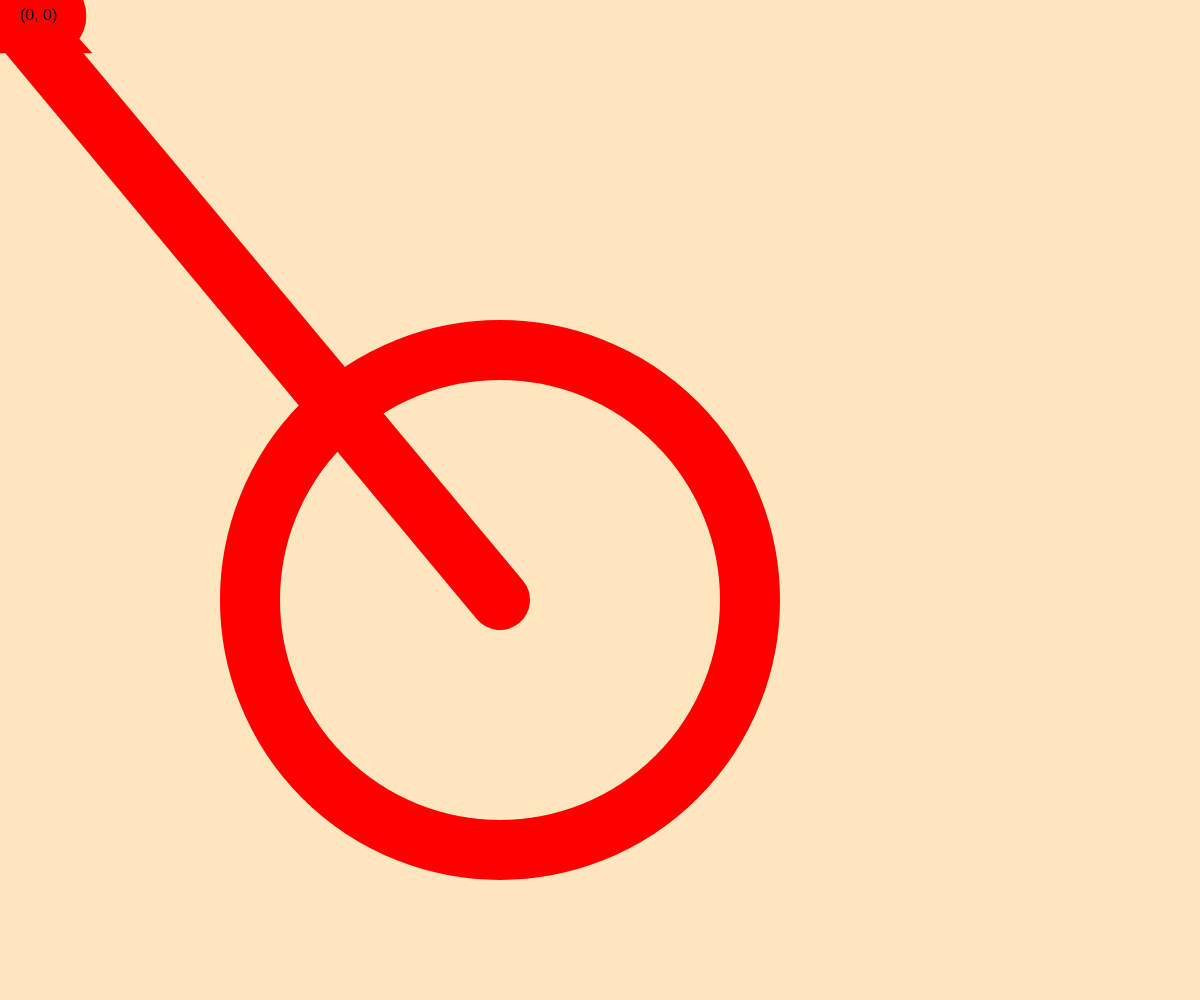
Frame 1 (no input)
Frame 60 (no input): identical to frame 1, image omitted
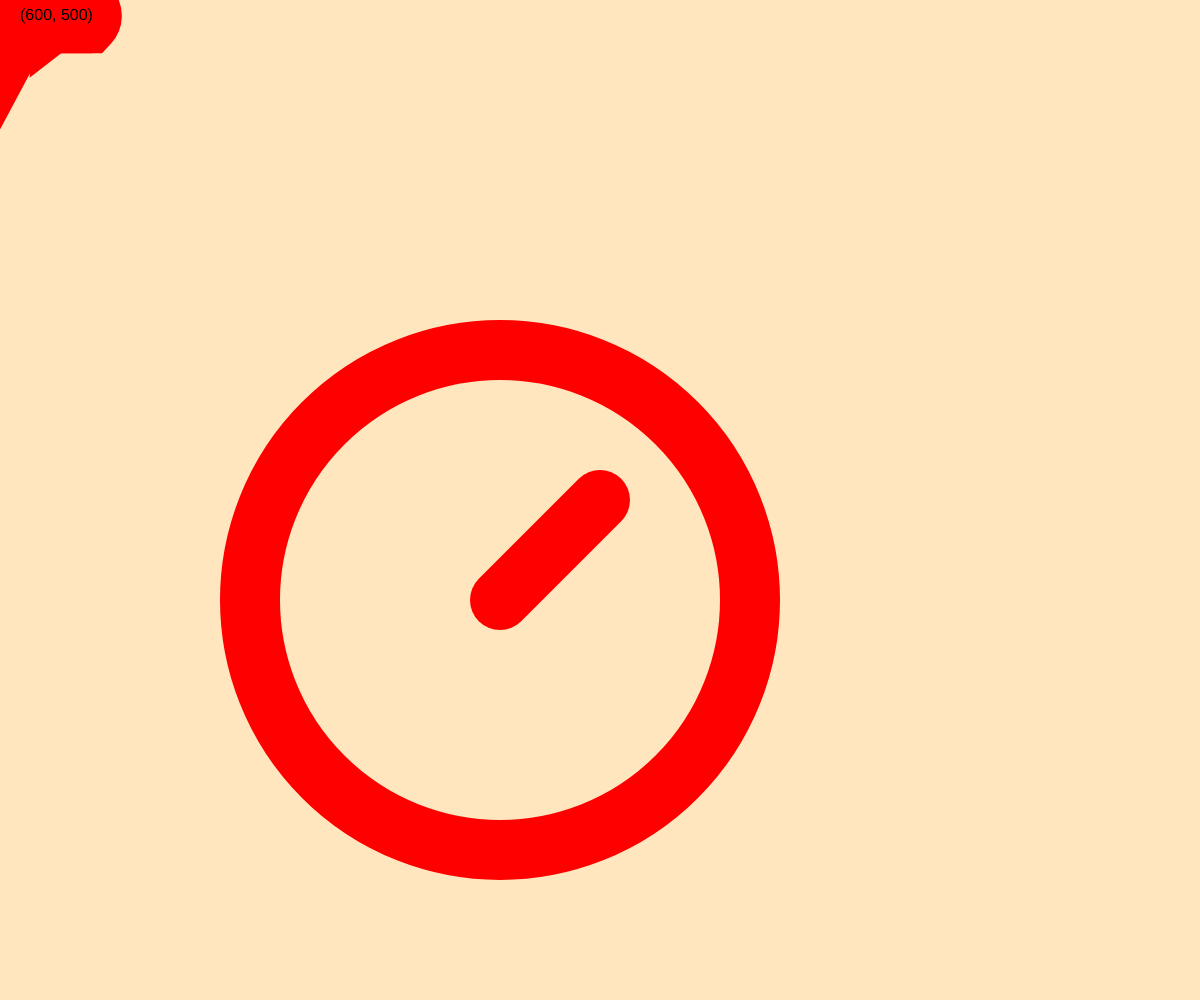
Frame 120 (the mouse pressed at the canvas centre since frame 60)

The p5.js sketch that drew these frames (run headless with seeded random() and noise() and a simulated clock; from frame 60 on, the mouse is pressed at the canvas centre):

// p5.js sketch
// ── sketch.js


function setup(){
  createCanvas (windowWidth, windowHeight);
  
  rectMode(CENTER)
  


}


function draw(){

background(255, 230, 190)

stroke(255,0,0)
strokeWeight(60)
noFill()
line(windowHeight/2,windowWidth/2,mouseX,mouseY)

circle(windowHeight/2, windowWidth/2, 500)
 
fill(0);
textSize(16);
text("(" + mouseX + ", " + mouseY + ")", 20, 20);


}
